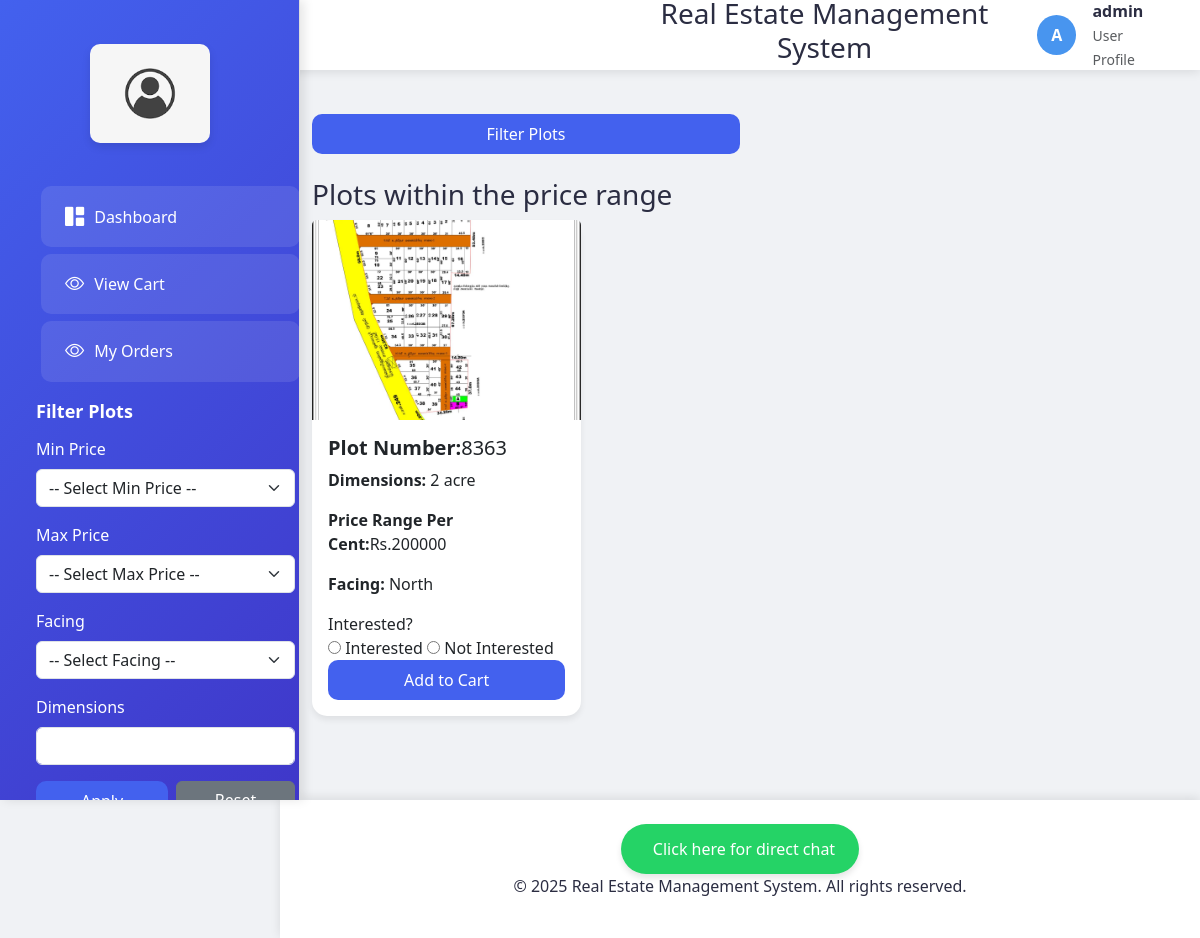
The page /dashboard/ (signed in) on the database its author committed.
### properties/models.py (models this page shows, shortened)
class Plot(models.Model):
    state = models.ForeignKey('State', on_delete=models.CASCADE, related_name='plots')
    district = models.ForeignKey('District', on_delete=models.CASCADE, related_name='plots')
    taluk = models.ForeignKey('Taluk', on_delete=models.CASCADE, related_name='plots')
    revenue_village = models.ForeignKey('RevenueVillage', on_delete=models.CASCADE, related_name='plots')
    owner = models.CharField(max_length=255)
    survey_no = models.CharField(max_length=100)
    subdivision = models.CharField(max_length=100, blank=True, null=True)
    plot_number = models.CharField(max_length=100, unique=True)
    dimensions = models.CharField(max_length=100)
    facing = models.CharField(max_length=100)
    price_range = models.CharField(max_length=100)
    land_image = models.ImageField(upload_to='land_images/', blank=True, null=True)  # Image field for land image

### properties/views.py (the view)
# urls.py: path('dashboard/', views.user_dashboard, name='user_dashboard'),
@login_required
def user_dashboard(request):
    price_range_min = request.GET.get('price_range_min', '')  # Min price for filtering
    price_range_max = request.GET.get('price_range_max', '')  # Max price for filtering
    facing = request.GET.get('facing', '')
    dimensions = request.GET.get('dimensions', '')
    plots = Plot.objects.all()
    if price_range_min:
        try:
            price_range_min = int(price_range_min)  # Ensure the price range is treated as an integer
            plots = plots.filter(price_range__gte=price_range_min)  # Greater than or equal to min price
        except ValueError:
            pass  # Ignore invalid price range input
    if price_range_max:
        try:
            price_range_max = int(price_range_max)  # Ensure the price range is treated as an integer
            plots = plots.filter(price_range__lte=price_range_max)  # Less than or equal to max price
        except ValueError:
            pass  # Ignore invalid price range input
    if facing:
        plots = plots.filter(facing__iexact=facing)
    if dimensions:
        plots = plots.filter(dimensions__icontains=dimensions)
    context = {
        'plots': plots,
        'price_range_min': price_range_min,
        'price_range_max': price_range_max,
        'facing': facing,
        'dimensions': dimensions,
    }
    return render(request, 'dashboard.html', context)

### properties/templates/dashboard.html (shortened to what this page needs)
{% extends 'base.html' %}
{% block content %}
<header class="d-flex justify-content-between align-items-center w-50 py-4">
    <button class="btn btn-primary" data-bs-toggle="modal" data-bs-target="#filterModal">Filter Plots</button>
</header>
<section id="plots-list">
    <h3>Plots within the price range</h3>
    <div class="row">
        {% for plot in plots %}
        <div class="col-md-4 mb-4">
            <div class="card">
                <a href="{% url 'single_image_view' pk=plot.id %}"><img src="{{ plot.land_image.url }}"
                     alt="Plot Image"
                     class="card-img-top rotate-image"
                     style="max-height: 200px; object-fit: cover; cursor: pointer;"
                     ></a>
                <div class="card-body">
                    <h5 class="card-title"><strong>Plot Number:</strong>{{ plot.plot_number }}</h5>
                    <p><strong>Dimensions:</strong> {{ plot.dimensions }}</p>
                    <p><strong>Price Range Per Cent:</strong>Rs.{{ plot.price_range }}</p>
                    <p><strong>Facing:</strong> {{ plot.facing }}</p>
                    <div class="form-group">
                        <label for="interest-{{ plot.id }}">Interested?</label><br>
                        <input type="radio" id="interested-{{ plot.id }}" name="interest-{{ plot.id }}" value="interested"> Interested
                        <input type="radio" id="not-interested-{{ plot.id }}" name="interest-{{ plot.id }}" value="not-interested"> Not Interested
                    </div>
                    <button class="btn btn-primary add-to-cart-btn" data-plot-id="{{ plot.id }}">Add to Cart</button>
                </div>
            </div>
        </div>
        {% empty %}
        <div class="col-12">
            <p class="text-center">No plots match the selected filters.</p>
        </div>
        {% endfor %}
    </div>
</section>
{% endblock %}

### properties/templates/base.html (shortened to what this page needs)
{% load static %}
<!DOCTYPE html>
<html lang="en">
<head>
    <link href="https://cdn.jsdelivr.net/npm/bootstrap@5.3.0-alpha1/dist/css/bootstrap.min.css" rel="stylesheet">
    <link rel="stylesheet" href="https://cdn.jsdelivr.net/npm/bootstrap-icons@1.11.1/font/bootstrap-icons.css">
</head>
<body>
    <nav class="sidebar">
        <div class="logo-container">
            <img src="{% static 'images/logo4.png' %}" alt="Logo">
        </div>
        <div class="nav flex-column">
            <a class="nav-link active" href="{% url 'user_dashboard' %}">
                <i class="bi bi-grid-1x2-fill"></i>
                <span>Dashboard</span>
            </a>
            <a class="nav-link active" href="{% url 'view_cart' %}">
                <i class="bi bi-eye"></i>
                <span>View Cart</span>
            </a>
            <a class="nav-link active" href="{% url 'my_orders' %}">
                <i class="bi bi-eye"></i>
                <span>My Orders</span>
            </a>
            <div class="filter-section p-3">
                <h5 class="filter-title">Filter Plots</h5>
                <form method="GET" action="{% url 'user_dashboard' %}">
                    <div class="mb-3">
                        <label for="price_range_min" class="form-label">Min Price</label>
                        <select id="price_range_min" name="price_range_min" class="form-select">
                            <option value="">-- Select Min Price --</option>
                        </select>
                    </div>
                    <div class="mb-3">
                        <label for="price_range_max" class="form-label">Max Price</label>
                        <select id="price_range_max" name="price_range_max" class="form-select">
                            <option value="">-- Select Max Price --</option>
                        </select>
                    </div>
                    <div class="mb-3">
                        <label for="facing" class="form-label">Facing</label>
                        <select id="facing" name="facing" class="form-select">
                            <option value="">-- Select Facing --</option>
                        </select>
                    </div>
                    <div class="mb-3">
                        <label for="dimensions" class="form-label">Dimensions</label>
                        <input type="text" id="dimensions" name="dimensions" class="form-control" value="{{ dimensions }}">
                    </div>
                    <div class="d-flex gap-2">
                        <button type="submit" class="btn btn-primary">Apply Filter</button>
                        <a href="{% url 'user_dashboard' %}" class="btn btn-secondary">Reset</a>
                    </div>
                </form>
            </div>
        </div>
    </nav>
    <header class="main-header">
        <div class="header-content">
            <h3 class="text-center" style="margin-left:300px;">Real Estate Management System</h3>
            <div class="user-profile">
                <div class="user-avatar">
                    {{ user.username|make_list|first|upper }}
                </div>
                <div class="d-none d-md-block">
                    <div class="fw-bold">{{ user.username }}</div>
                    <small class="text-muted">User Profile</small>
                </div>
            </div>
        </div>
    </header>
    <main class="main-content">
        {% block content %}
        {% endblock %}
    </main>
<footer class="footer">
    <div class="footer-content">
        <a
            class="qlwapp-toggle whatsapp-link"
            href="https://web.whatsapp.com/send?phone=&amp;text=Hello!%20Istuti"
            target="_blank"
            role="button">
            <span>Click here for direct chat</span>
        </a>
        <p class="footer-text">&copy; 2025 Real Estate Management System. All rights reserved.</p>
    </div>
</footer>
</body>
</html>

### properties/templates/base.html (style rules this page uses)
:root { --primary-color: #4361ee; --secondary-color: #3f37c9; --accent-color: #4895ef; --text-color: #2b2d42; --bg-light: #f8f9fa; --sidebar-width: 280px; }
body { font-family: 'Segoe UI', system-ui, -apple-system, sans-serif; background-color: #f0f2f5; color: var(--text-color); }
.sidebar { position: fixed; top: 0; left: 0; height: 100vh; width: var(--sidebar-width); background: linear-gradient(135deg, var(--primary-color), var(--secondary-color)); color: white; padding-top: 1rem; z-index: 1000; box-shadow: 4px 0 10px rgba(0, 0, 0, 0.1); transition: all 0.3s ease; }
.sidebar .logo-container { padding: 1.5rem; text-align: center; margin-bottom: 1rem; }
.sidebar .logo-container img { width: 120px; height: auto; border-radius: 10px; box-shadow: 0 4px 8px rgba(0, 0, 0, 0.1); }
.nav-link { color: rgba(255, 255, 255, 0.8); padding: 1rem 1.5rem; margin: 0.2rem 1rem; border-radius: 10px; transition: all 0.3s ease; display: flex; align-items: center; gap: 10px; }
.nav-link:hover, .nav-link.active { background-color: rgba(255, 255, 255, 0.1); color: white; transform: translateX(5px); }
.nav-link i { font-size: 1.2rem; }
.main-header { position: fixed; top: 0; right: 0; left: var(--sidebar-width); height: 70px; background: white; box-shadow: 0 2px 10px rgba(0, 0, 0, 0.1); z-index: 999; padding: 0 2rem; }
.header-content { display: flex; justify-content: space-between; align-items: center; height: 100%; }
.user-profile { display: flex; align-items: center; gap: 1rem; }
.user-avatar { width: 40px; height: 40px; border-radius: 50%; background: var(--accent-color); color: white; display: flex; align-items: center; justify-content: center; font-weight: bold; }
.main-content { margin-left: var(--sidebar-width); padding: 90px 2rem 2rem; min-height: 100vh; }
.card { border: none; border-radius: 15px; box-shadow: 0 4px 6px rgba(0, 0, 0, 0.07); transition: transform 0.3s ease; }
.footer { margin-left: var(--sidebar-width); padding: 1.5rem; background: white; text-align: center; box-shadow: 0 -2px 10px rgba(0, 0, 0, 0.1); }
.btn-primary { background: var(--primary-color); border: none; border-radius: 10px; padding: 0.5rem 1.5rem; transition: all 0.3s ease; }
.sidebar { width: 300px; background-color: #f8f9fa; border-right: 1px solid #ddd; position: fixed; top: 0; left: 0; height: 100vh; overflow-y: auto; padding: 20px; }
.filter-section { margin-bottom: 20px; }
.filter-title { font-size: 18px; font-weight: bold; margin-bottom: 15px; }
.btn { width: 100%; }
.footer .whatsapp-link { display: inline-flex; align-items: center; gap: 0.5rem; background-color: #25d366; color: white; font-size: 1rem; font-weight: 500; padding: 0.8rem 1.5rem; border-radius: 30px; text-decoration: none; transition: all 0.3s ease; box-shadow: 0 4px 6px rgba(0, 0, 0, 0.1); }

### properties/templates/dashboard.html (style rules this page uses)
.rotate-image { transition: transform 1s ease; }

### rows shown on the page
Plot: land_image (picture), plot_number "8363", dimensions "2 acre", price_range "200000", facing "North"

### other values the page prints
{{ user.username|make_list|first|upper }} "A"
{{ user.username }} "admin"
